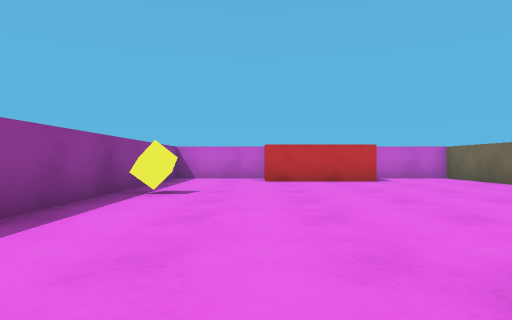
View 1 (above)

18 first-person views from a walk through a 3-D level made in the Unity game engine. The camera is 0.58 m above the floor, looks level and sees 75° across. The floor is counted in squares, 1 m on a side. Each view is taken from the middle of a square. On the plan, view 1 faces up. The plan holds only what a view shows up to about 9 squares ahead; the rest is blank. The player is left out.

View 2
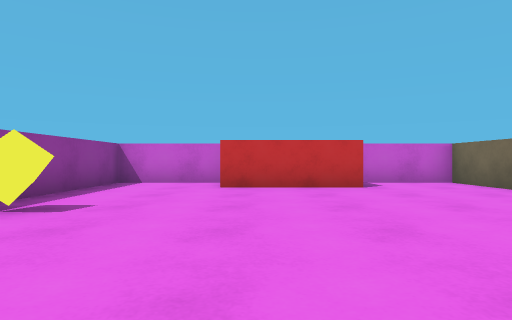

View 3
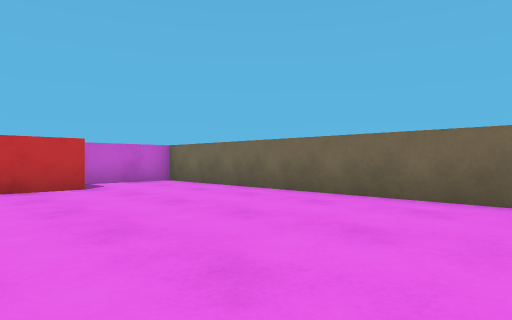

View 4
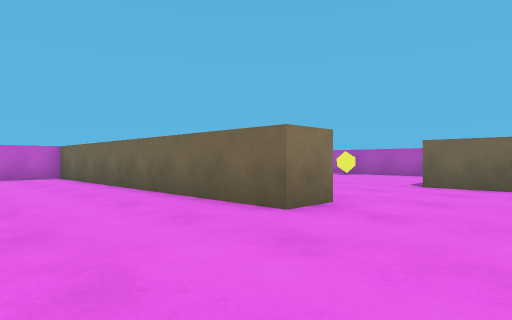

View 5
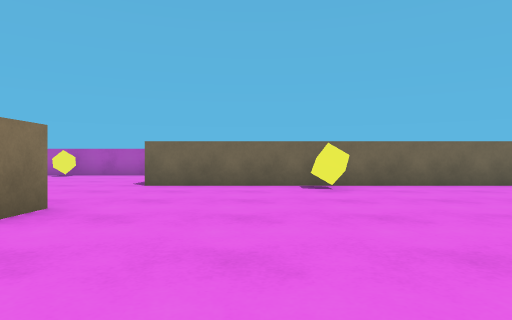

View 6
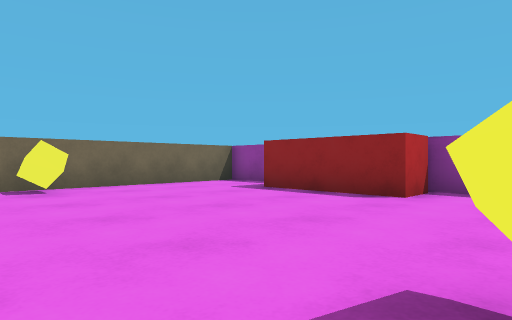

View 7
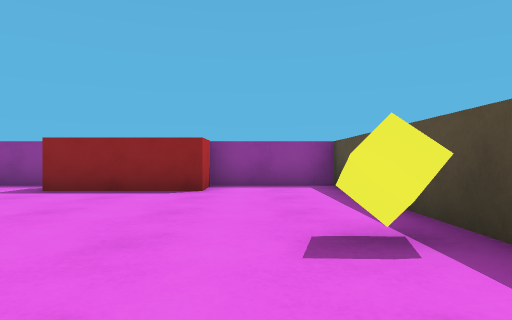

View 8
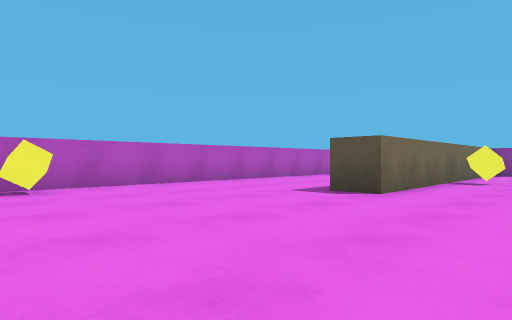

View 9
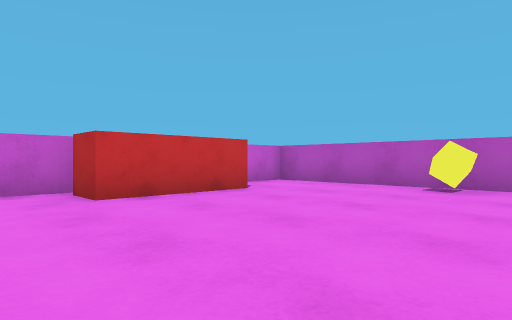

View 10
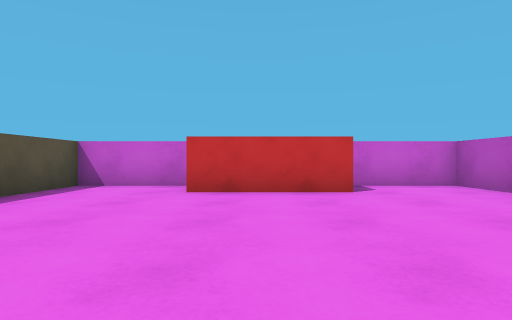

View 11
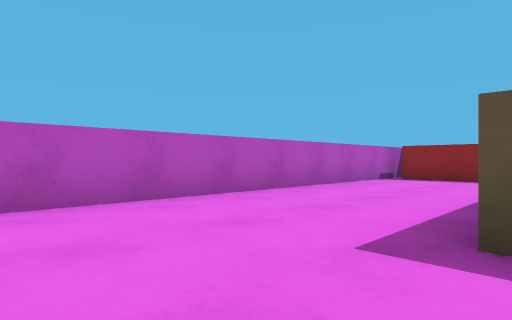

View 12
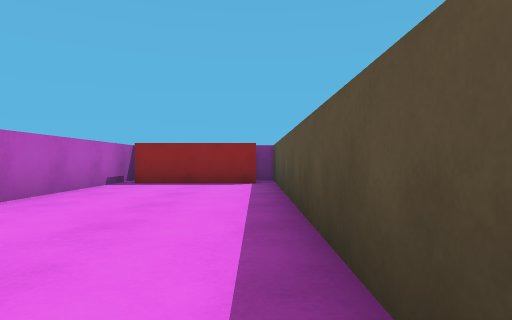

View 13
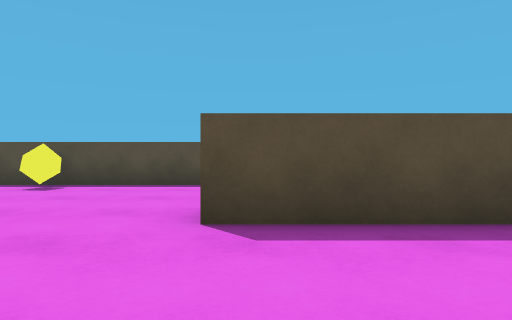

View 14
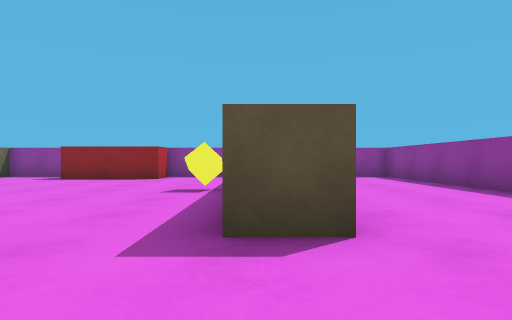

View 15
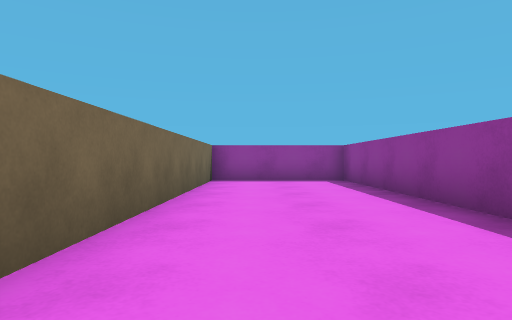

View 16
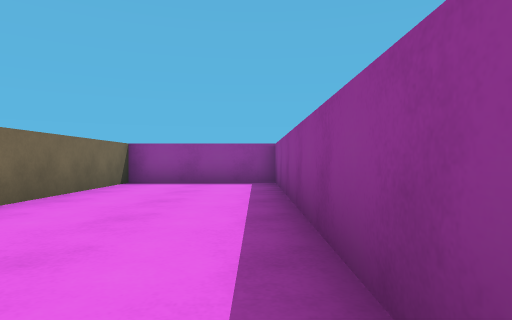

View 17
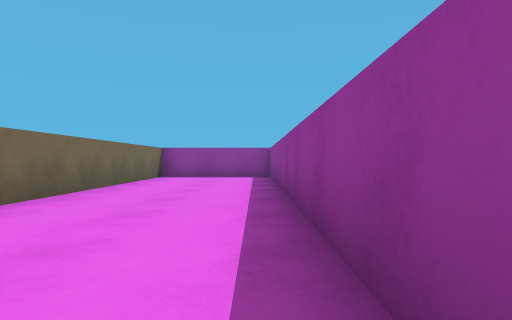

View 18
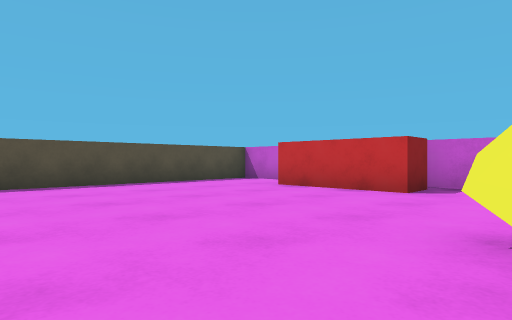

### Floor plan
Points are (right, up) in squares from view 1. A wall is a line through its corners. A room is listed if a view was taken in it or the views show most of it. See-through windows are left out.
Room 1 (views 1, 2, 3, 4, 5, 6, 7, 8, 9, 10, 11, 12, 13, 14, 15, 16, 17, 18)
walls: (2.2, 0.8) (2.2, -4); (1.2, 1.5) (2.2, 1.5); (2.2, -5.8) (2.2, -7.5) (5.1, -7.5); (5, -7.2) (5, -6.3) (8, -6.3); (10.5, -6.8) (10.5, 1.5) (11.5, 1.5) (11.5, -6.8); (8.8, -7.5) (9.8, -7.5); (3.4, 9) (0.2, 9); (12, -6.3) (15, -6.3); (10, 10.5) (7, 10.5) (7, 1.5) (6, 1.5) (6, 10.5) (3.6, 10.5); (12.8, 10) (12.8, 9) (9.8, 9) (9.8, 10); (15.5, -7) (15.5, 10.5) (12.5, 10.5); (0.1, 10.5) (-2.5, 10.5) (-2.5, -7.5) (1.2, -7.5) (1.2, 0.4)
objects: yellow cube (-2, 6); yellow cube (3, -2); yellow cube (10, -2); yellow cube (15, 6)

Where each view was taken, in squares from view 1:
view 1: 0 up, 0 right, facing up
view 2: 2 up, 1 right, facing up
view 3: 2 up, 1 right, facing up-right
view 4: 1 down, 3 right, facing up-right
view 5: 1 down, 3 right, facing right
view 6: 1 down, 3 right, facing down-right
view 7: 0 up, 4 right, facing down
view 8: 7 up, 8 right, facing down-right
view 9: 4 up, 8 right, facing up-right
view 10: 3 up, 11 right, facing up
view 11: 4 up, 11 right, facing down-right
view 12: 2 up, 12 right, facing down
view 13: 2 up, 10 right, facing left
view 14: 4 up, 2 right, facing down
view 15: 2 up, 0 right, facing down
view 16: 1 up, 2 left, facing down
view 17: 4 up, 2 left, facing down
view 18: 3 up, 15 right, facing up-left
